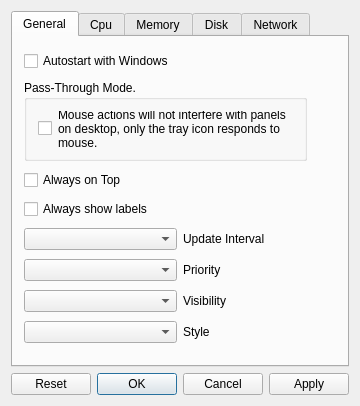
<?xml version="1.0" encoding="UTF-8"?>
<ui version="4.0">
 <class>PerformanceMonitorClass</class>
 <widget class="QDialog" name="PerformanceMonitorClass">
  <property name="geometry">
   <rect>
    <x>0</x>
    <y>0</y>
    <width>336</width>
    <height>406</height>
   </rect>
  </property>
  <property name="windowTitle">
   <string>Performance Monitor 5</string>
  </property>
  <property name="windowIcon">
   <iconset resource="PerformanceMonitor.qrc">
    <normaloff>:/PerformanceMonitor/Icon/AppIcon.ico</normaloff>:/PerformanceMonitor/Icon/AppIcon.ico</iconset>
  </property>
  <layout class="QGridLayout" name="gridLayout_6">
   <item row="2" column="1">
    <widget class="QDialogButtonBox" name="buttonBox">
     <property name="standardButtons">
      <set>QDialogButtonBox::StandardButton::Apply|QDialogButtonBox::StandardButton::Cancel|QDialogButtonBox::StandardButton::Ok|QDialogButtonBox::StandardButton::Reset</set>
     </property>
    </widget>
   </item>
   <item row="1" column="1">
    <widget class="QTabWidget" name="tabWidget">
     <property name="currentIndex">
      <number>0</number>
     </property>
     <widget class="QWidget" name="TabGeneral">
      <attribute name="title">
       <string>General</string>
      </attribute>
      <layout class="QGridLayout" name="gridLayout_3">
       <item row="0" column="0">
        <widget class="QCheckBox" name="chAutoStart">
         <property name="text">
          <string>Autostart with Windows</string>
         </property>
        </widget>
       </item>
       <item row="1" column="0" colspan="2">
        <widget class="QGroupBox" name="groupBox">
         <property name="minimumSize">
          <size>
           <width>283</width>
           <height>80</height>
          </size>
         </property>
         <property name="maximumSize">
          <size>
           <width>283</width>
           <height>81</height>
          </size>
         </property>
         <property name="title">
          <string>Pass-Through Mode. </string>
         </property>
         <layout class="QHBoxLayout" name="horizontalLayout">
          <item>
           <widget class="QCheckBox" name="chPass">
            <property name="acceptDrops">
             <bool>false</bool>
            </property>
            <property name="text">
             <string/>
            </property>
           </widget>
          </item>
          <item>
           <widget class="QLabel" name="label_5">
            <property name="text">
             <string>Mouse actions will not interfere with panels on desktop, only the tray icon responds to mouse.</string>
            </property>
            <property name="wordWrap">
             <bool>true</bool>
            </property>
           </widget>
          </item>
         </layout>
        </widget>
       </item>
       <item row="2" column="0">
        <widget class="QCheckBox" name="chAllwaysTop">
         <property name="text">
          <string>Always on Top</string>
         </property>
        </widget>
       </item>
       <item row="3" column="0">
        <widget class="QCheckBox" name="chShowLabel">
         <property name="text">
          <string>Always show labels</string>
         </property>
        </widget>
       </item>
       <item row="4" column="0">
        <widget class="QComboBox" name="cbUpdateInterval"/>
       </item>
       <item row="4" column="1">
        <widget class="QLabel" name="label">
         <property name="text">
          <string>Update Interval</string>
         </property>
        </widget>
       </item>
       <item row="5" column="0">
        <widget class="QComboBox" name="cbPriority"/>
       </item>
       <item row="5" column="1">
        <widget class="QLabel" name="label_2">
         <property name="text">
          <string>Priority</string>
         </property>
        </widget>
       </item>
       <item row="6" column="0">
        <widget class="QComboBox" name="cbVisibility"/>
       </item>
       <item row="6" column="1">
        <widget class="QLabel" name="label_3">
         <property name="text">
          <string>Visibility</string>
         </property>
        </widget>
       </item>
       <item row="7" column="0">
        <widget class="QComboBox" name="cbStyle"/>
       </item>
       <item row="7" column="1">
        <widget class="QLabel" name="label_4">
         <property name="text">
          <string>Style</string>
         </property>
        </widget>
       </item>
      </layout>
     </widget>
     <widget class="QWidget" name="TabCpu">
      <attribute name="title">
       <string>Cpu</string>
      </attribute>
      <layout class="QGridLayout" name="gridLayout_2">
       <item row="8" column="0" colspan="2">
        <spacer name="verticalSpacer">
         <property name="orientation">
          <enum>Qt::Orientation::Vertical</enum>
         </property>
         <property name="sizeHint" stdset="0">
          <size>
           <width>224</width>
           <height>60</height>
          </size>
         </property>
        </spacer>
       </item>
       <item row="5" column="0" colspan="2">
        <widget class="QCheckBox" name="chCPUManual">
         <property name="text">
          <string>Manual Foreground</string>
         </property>
        </widget>
       </item>
       <item row="2" column="0">
        <widget class="QComboBox" name="lineSizeCPU"/>
       </item>
       <item row="6" column="0">
        <widget class="ColorButton" name="pbLineCPU">
         <property name="text">
          <string/>
         </property>
         <property name="flat">
          <bool>true</bool>
         </property>
        </widget>
       </item>
       <item row="1" column="0">
        <widget class="QComboBox" name="graphCPU"/>
       </item>
       <item row="4" column="0">
        <widget class="ColorButton" name="pbBackCPU">
         <property name="text">
          <string/>
         </property>
         <property name="flat">
          <bool>true</bool>
         </property>
        </widget>
       </item>
       <item row="7" column="0" colspan="2">
        <widget class="QCheckBox" name="showForEachCPU">
         <property name="text">
          <string>Show One Graph for every CPU/Core</string>
         </property>
        </widget>
       </item>
       <item row="4" column="1">
        <widget class="QLabel" name="label_8">
         <property name="text">
          <string>Background Color</string>
         </property>
        </widget>
       </item>
       <item row="3" column="0">
        <widget class="QComboBox" name="sizeCPU"/>
       </item>
       <item row="0" column="0">
        <widget class="QCheckBox" name="showCPU">
         <property name="text">
          <string>Show this Panel</string>
         </property>
        </widget>
       </item>
       <item row="6" column="1">
        <widget class="QLabel" name="label_9">
         <property name="text">
          <string>Foreground Color</string>
         </property>
        </widget>
       </item>
       <item row="2" column="1">
        <widget class="QLabel" name="label_14">
         <property name="text">
          <string>Line width</string>
         </property>
        </widget>
       </item>
      </layout>
     </widget>
     <widget class="QWidget" name="tabMemory">
      <attribute name="title">
       <string>Memory</string>
      </attribute>
      <layout class="QGridLayout" name="gridLayout_4">
       <item row="0" column="0" colspan="2">
        <widget class="QCheckBox" name="showRAM">
         <property name="text">
          <string>Show this Panel</string>
         </property>
        </widget>
       </item>
       <item row="1" column="0" colspan="2">
        <widget class="QComboBox" name="graphRAM"/>
       </item>
       <item row="3" column="0" colspan="2">
        <widget class="QComboBox" name="sizeRAM"/>
       </item>
       <item row="4" column="2" colspan="2">
        <widget class="QLabel" name="label_10">
         <property name="text">
          <string>Background Color</string>
         </property>
        </widget>
       </item>
       <item row="5" column="0" colspan="2">
        <widget class="QCheckBox" name="chRAMManual">
         <property name="text">
          <string>Manual Foreground</string>
         </property>
        </widget>
       </item>
       <item row="6" column="2" colspan="2">
        <widget class="QLabel" name="label_11">
         <property name="text">
          <string>Foreground Color</string>
         </property>
        </widget>
       </item>
       <item row="7" column="1">
        <spacer name="verticalSpacer_5">
         <property name="orientation">
          <enum>Qt::Orientation::Vertical</enum>
         </property>
         <property name="sizeHint" stdset="0">
          <size>
           <width>20</width>
           <height>106</height>
          </size>
         </property>
        </spacer>
       </item>
       <item row="2" column="0" colspan="2">
        <widget class="QComboBox" name="lineSizeRAM"/>
       </item>
       <item row="2" column="2" colspan="2">
        <widget class="QLabel" name="label_15">
         <property name="text">
          <string>Line width</string>
         </property>
        </widget>
       </item>
       <item row="4" column="0" colspan="2">
        <widget class="ColorButton" name="pbBackRAM">
         <property name="text">
          <string/>
         </property>
         <property name="flat">
          <bool>true</bool>
         </property>
        </widget>
       </item>
       <item row="6" column="0" colspan="2">
        <widget class="ColorButton" name="pbLineRAM">
         <property name="text">
          <string/>
         </property>
         <property name="flat">
          <bool>true</bool>
         </property>
        </widget>
       </item>
      </layout>
     </widget>
     <widget class="QWidget" name="tabDisk">
      <attribute name="title">
       <string>Disk</string>
      </attribute>
      <layout class="QGridLayout" name="gridLayout_5">
       <item row="0" column="0">
        <widget class="QCheckBox" name="showDisk">
         <property name="text">
          <string>Show this Panel</string>
         </property>
        </widget>
       </item>
       <item row="1" column="0">
        <widget class="QComboBox" name="graphDisk"/>
       </item>
       <item row="2" column="0">
        <widget class="QComboBox" name="lineSizeDisk"/>
       </item>
       <item row="2" column="1">
        <widget class="QLabel" name="label_16">
         <property name="text">
          <string>Line width</string>
         </property>
        </widget>
       </item>
       <item row="3" column="0">
        <widget class="QComboBox" name="sizeDisk"/>
       </item>
       <item row="4" column="0">
        <widget class="ColorButton" name="pbBackDisk">
         <property name="text">
          <string/>
         </property>
         <property name="flat">
          <bool>true</bool>
         </property>
        </widget>
       </item>
       <item row="4" column="1">
        <widget class="QLabel" name="label_12">
         <property name="text">
          <string>Background Color</string>
         </property>
        </widget>
       </item>
       <item row="5" column="0">
        <widget class="QCheckBox" name="chDiskManual">
         <property name="text">
          <string>Manual Foreground</string>
         </property>
        </widget>
       </item>
       <item row="6" column="0">
        <widget class="ColorButton" name="pbLineDisk">
         <property name="text">
          <string/>
         </property>
         <property name="flat">
          <bool>true</bool>
         </property>
        </widget>
       </item>
       <item row="6" column="1">
        <widget class="QLabel" name="label_13">
         <property name="text">
          <string>Foreground Color</string>
         </property>
        </widget>
       </item>
       <item row="7" column="0" colspan="2">
        <widget class="QCheckBox" name="separateGrpahsDisk">
         <property name="text">
          <string>Show separate graphs for read/write</string>
         </property>
        </widget>
       </item>
       <item row="8" column="1">
        <spacer name="verticalSpacer_4">
         <property name="orientation">
          <enum>Qt::Orientation::Vertical</enum>
         </property>
         <property name="sizeHint" stdset="0">
          <size>
           <width>20</width>
           <height>80</height>
          </size>
         </property>
        </spacer>
       </item>
      </layout>
     </widget>
     <widget class="QWidget" name="tabNetwork">
      <attribute name="title">
       <string>Network</string>
      </attribute>
      <layout class="QGridLayout" name="gridLayout">
       <item row="3" column="0">
        <widget class="QComboBox" name="sizeNET"/>
       </item>
       <item row="1" column="0">
        <widget class="QComboBox" name="graphNET"/>
       </item>
       <item row="0" column="0">
        <widget class="QCheckBox" name="showNET">
         <property name="text">
          <string>Show this Panel</string>
         </property>
        </widget>
       </item>
       <item row="7" column="0" colspan="2">
        <widget class="QCheckBox" name="separateGrpahsNET">
         <property name="text">
          <string>Show separate graphs for up/dw</string>
         </property>
        </widget>
       </item>
       <item row="4" column="0">
        <widget class="ColorButton" name="pbBackNET">
         <property name="text">
          <string/>
         </property>
         <property name="flat">
          <bool>true</bool>
         </property>
        </widget>
       </item>
       <item row="9" column="0">
        <widget class="QLabel" name="label_7">
         <property name="text">
          <string>Net Interface</string>
         </property>
        </widget>
       </item>
       <item row="2" column="0">
        <widget class="QComboBox" name="lineSizeNET"/>
       </item>
       <item row="2" column="1">
        <widget class="QLabel" name="label_17">
         <property name="text">
          <string>Line width</string>
         </property>
        </widget>
       </item>
       <item row="6" column="1">
        <widget class="QLabel" name="label_27">
         <property name="text">
          <string>Foreground Color</string>
         </property>
        </widget>
       </item>
       <item row="11" column="1">
        <spacer name="verticalSpacer_3">
         <property name="orientation">
          <enum>Qt::Orientation::Vertical</enum>
         </property>
         <property name="sizeHint" stdset="0">
          <size>
           <width>20</width>
           <height>80</height>
          </size>
         </property>
        </spacer>
       </item>
       <item row="5" column="0">
        <widget class="QCheckBox" name="chNETManual">
         <property name="text">
          <string>Manual Foreground</string>
         </property>
        </widget>
       </item>
       <item row="8" column="0">
        <widget class="QComboBox" name="maxBandwithNET"/>
       </item>
       <item row="6" column="0">
        <widget class="ColorButton" name="pbLineNET">
         <property name="text">
          <string/>
         </property>
         <property name="flat">
          <bool>true</bool>
         </property>
        </widget>
       </item>
       <item row="10" column="0">
        <widget class="QComboBox" name="maxBandwithNET_2"/>
       </item>
       <item row="4" column="1">
        <widget class="QLabel" name="label_28">
         <property name="text">
          <string>Background Color</string>
         </property>
        </widget>
       </item>
       <item row="8" column="1">
        <widget class="QLabel" name="label_6">
         <property name="text">
          <string>Max Bandwidth</string>
         </property>
        </widget>
       </item>
      </layout>
     </widget>
    </widget>
   </item>
  </layout>
 </widget>
 <layoutdefault spacing="6" margin="11"/>
 <customwidgets>
  <customwidget>
   <class>ColorButton</class>
   <extends>QPushButton</extends>
   <header>ColorButton.h</header>
  </customwidget>
 </customwidgets>
 <resources>
  <include location="PerformanceMonitor.qrc"/>
 </resources>
 <connections/>
</ui>
